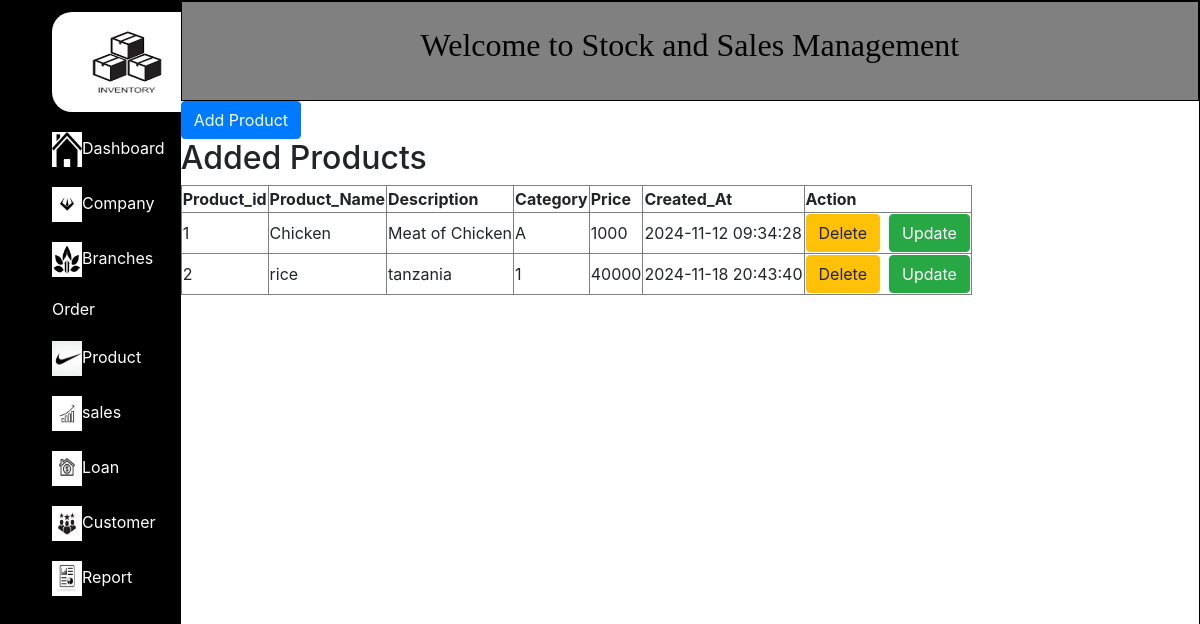
Page /viewProduct.php on the committed database.
### tables this page shows
CREATE TABLE `products` (
  `Product_Id` int(11) NOT NULL,
  `Name` varchar(100) NOT NULL,
  `Description` varchar(100) NOT NULL,
  `Category` varchar(100) NOT NULL,
  `Price` int(11) NOT NULL,
  `Created_at` datetime NOT NULL DEFAULT current_timestamp()
);

### viewProduct.php (the view, shortened to what this page needs)
<!DOCTYPE html>
<html lang="en">
<head>
    <link rel="stylesheet" href="index.css">
  <link rel="stylesheet" href="https://cdn.jsdelivr.net/npm/bootstrap@4.6.2/dist/css/bootstrap.min.css">
</head>
<body>
   <div>
    <div class="body">
    <div class="nav">
    <ul>
           <li><img src="images/logo.png" alt="" style="width: 150px; height:100px; border-radius:20px; "></li>
            <li><img src="images/home.png" alt="" style="width: 30px; height:35px; "><a href="home.php">Dashboard</a></li>
            <li><img src="images/company.png" alt="" style="width: 30px; height:35px; "><a href="company.php">Company</a></li>
            <li><img src="images/branch.png" alt="" style="width: 30px; height:35px; "><a href="branch.php">Branches</a></li>
            <li><a href="#">Order</a></li>
            <li><img src="images/product.jpg" alt="" style="width: 30px; height:35px; "><a href="product.php">Product</a></li>
            <li><img src="images/sales.png" alt="" style="width: 30px; height:35px; "><a href="sales.php">sales</a></li>
            <li><img src="images/loan.jpg" alt="" style="width: 30px; height:35px; "><a href="loan.php">Loan</a></li>
            <li><img src="images/customer.png" alt="" style="width: 30px; height:35px; "><a href="customer.php">Customer</a></li>
            <li><img src="images/report.jpg" alt="" style="width: 30px; height:35px; "><a href="report.php">Report</a></li>
        </ul>
    </div>
    <div class="header">
        <center>
            <br>
            <h2>Welcome to Stock and Sales Management</h2>
        </center>
    </div>
    <div class="left">
    <a href="product.php" class="btn btn-primary">Add Product</a><br>
        <h2>Added Products</h2>
    <table border="1">
        <tr>
            <th>Product_id</th>
            <th>Product_Name</th>
            <th>Description</th>
            <th>Category</th>
            <th>Price</th>
            <th>Created_At</th>
            <th colspan="2">Action</th>
            <?php
require"connection.php";
$s="select * from Products";
$q=mysqli_query($conn,$s);
if(mysqli_num_rows($q)>0){
    while($row=mysqli_fetch_assoc($q)){
?>
        </tr>
        <tr>
        <td><?php echo $row['Product_Id'] ?></td>
        <td><?php echo $row['Name'] ?></td>
        <td><?php echo $row['Description'] ?></td>
        <td><?php echo $row['Category'] ?></td>
        <td><?php echo $row['Price'] ?></td>
        <td><?php echo $row['Created_at'] ?></td>
        <td>
            <a href="#" class="btn btn-warning">Delete</a>&nbsp;
            <a href="#" class="btn btn-success">Update</a>
        </td>
        </tr>
        <?php
        }}
        ?>
    </table>
    </div>
    </div>
   </div>
</body>
</html>

### index.css (style rules this page uses)
.header { width: 85%; height: 100px; border: 1px solid black; background-color: grey; color: black; font-family:algerian; float: left; }
.nav { width: 15%; height: 1500px; border: 1px solid black; float: left; background-color: black; margin: 0px; }
.nav li { display: block; color: white; padding: 10px; }
.nav li a { color: white; text-decoration: none; }
.left { width: 75%; height: auto; border: none; float: left; margin: 0px; }
.body { width: 100%; min-height: 1500px; border: 1px solid black; box-sizing: border-box; }

### rows in the picture
products: Product_Id "1", Name "Chicken", Description "Meat of Chicken", Category "A", Price "1000", Created_at "2024-11-12 09:34:28"
products: Product_Id "2", Name "rice", Description "tanzania", Category "1", Price "40000", Created_at "2024-11-18 20:43:40"
